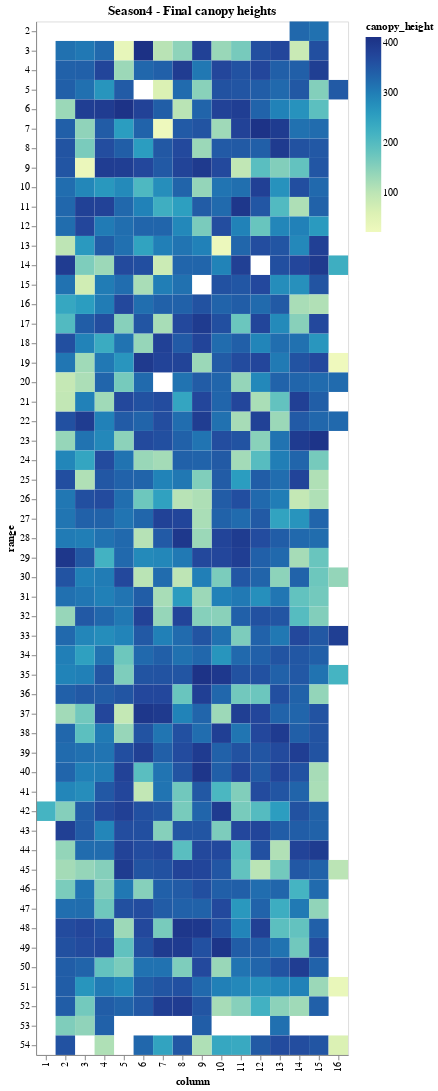

Source (notebook cell):
### Code cell
import altair as alt
alt.Chart(plotdf,title='Season4 - Final canopy heights').mark_rect().encode(
    x='column:O',
    y='range:O',
    color='canopy_height:Q',
    tooltip=[
        alt.Tooltip('cultivar:O', title='Cultivar'),
        alt.Tooltip('canopy_height:Q', title='canopy_height'),
        alt.Tooltip('range:O',title='range'),
        alt.Tooltip('column:O',title='column')
    ]
)

### Figure 1 — Vega-Lite specification as saved in the notebook (floating-point values rounded to 4 significant figures; data arrays with more than 128 entries replaced by an {"elided": "..."} marker saying what was removed)
{"config": {"view": {"continuousWidth": 400, "continuousHeight": 300}}, "data": {"name": "data-20afca9be391417495817bcee315994d"}, "mark": "rect", "encoding": {"color": {"type": "quantitative", "field": "canopy_height"}, "tooltip": [{"type": "ordinal", "field": "cultivar", "title": "Cultivar"}, {"type": "quantitative", "field": "canopy_height", "title": "canopy_height"}, {"type": "ordinal", "field": "range", "title": "range"}, {"type": "ordinal", "field": "column", "title": "column"}], "x": {"type": "ordinal", "field": "column"}, "y": {"type": "ordinal", "field": "range"}}, "title": "Season4 - Final canopy heights", "$schema": "https://vega.github.io/schema/vega-lite/v4.8.1.json", "datasets": {"data-20afca9be391417495817bcee315994d": {"elided": "727 records"}}}
